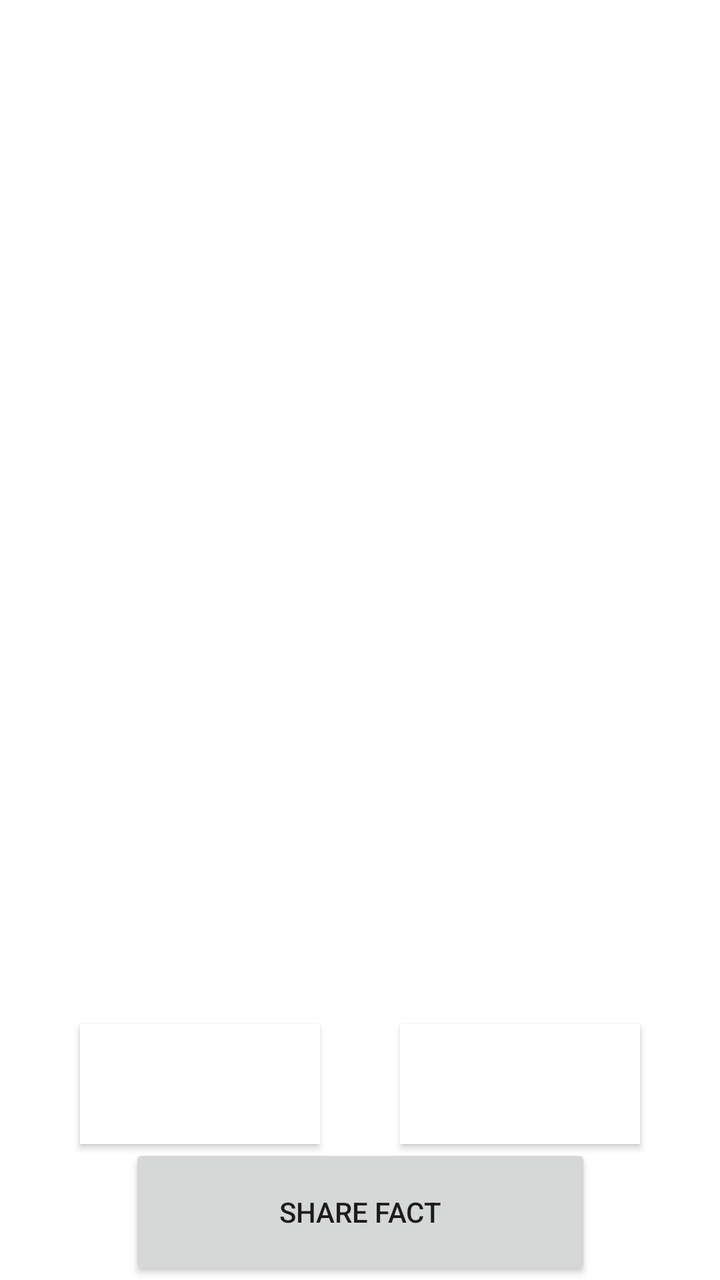
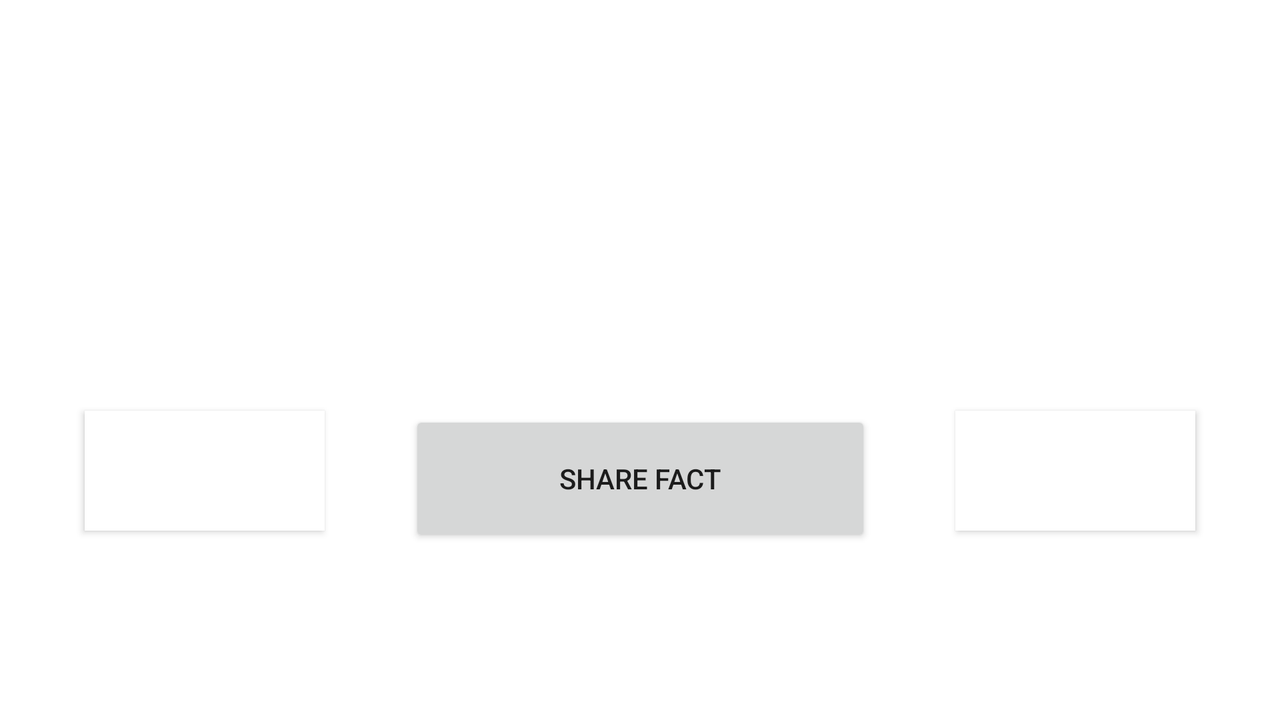

First picture: res/layout/ on a phone held upright. Second picture: the repository's own variant of that layout, on a device whose configuration matches the variant's folder. Source for both follows.
<!-- AndroidManifest.xml: application theme Theme.FactBook -->
<!-- res/layout/fragment_human.xml -->
<?xml version="1.0" encoding="utf-8"?>
<layout xmlns:android="http://schemas.android.com/apk/res/android"
    xmlns:app="http://schemas.android.com/apk/res-auto"
    xmlns:tools="http://schemas.android.com/tools"
    tools:context=".humanFragment">

    <androidx.constraintlayout.widget.ConstraintLayout
        style="@style/layoutForFragments"
        android:layout_width="match_parent"
        android:layout_height="match_parent">

        <TextView
            android:id="@+id/humanTextview"
            style="@style/layoutForFragments"
            android:layout_height="0dp"
            android:gravity="center"
            android:textSize="24sp"
            app:layout_constraintBottom_toTopOf="@+id/humanNext"
            app:layout_constraintEnd_toEndOf="parent"
            app:layout_constraintStart_toStartOf="parent"
            app:layout_constraintTop_toTopOf="parent"
            app:layout_constraintVertical_chainStyle="spread" />

        <Button
            android:id="@+id/humanPrevious"
            style="@style/PreviousNextButton"
            android:layout_width="120dp"
            android:layout_height="60dp"
            android:text="@string/previous_button"
            app:layout_constraintBottom_toBottomOf="@+id/humanNext"
            app:layout_constraintEnd_toEndOf="parent"
            app:layout_constraintStart_toEndOf="@+id/humanNext"
            app:layout_constraintTop_toTopOf="@+id/humanNext"
            app:layout_constraintVertical_bias="1.0" />

        <Button
            android:id="@+id/humanNext"
            style="@style/PreviousNextButton"
            android:layout_width="120dp"
            android:layout_height="60dp"
            android:text="@string/next_button"
            app:layout_constraintBottom_toTopOf="@+id/humanShare"
            app:layout_constraintEnd_toStartOf="@+id/humanPrevious"
            app:layout_constraintStart_toStartOf="parent"
            app:layout_constraintTop_toBottomOf="@+id/humanTextview" />

        <Button
            android:id="@+id/humanShare"
            style="@style/shareButton"
            android:layout_width="231dp"
            android:layout_height="68dp"
            android:text="@string/share_button"
            app:layout_constraintBottom_toBottomOf="parent"
            app:layout_constraintEnd_toEndOf="parent"
            app:layout_constraintHorizontal_bias="0.501"
            app:layout_constraintStart_toStartOf="parent"
            app:layout_constraintTop_toBottomOf="@+id/humanNext" />
    </androidx.constraintlayout.widget.ConstraintLayout>
</layout>
<!-- resources referenced by this layout -->
<resources>
  <string name="next_button">Next</string>
  <string name="previous_button">Prev</string>
  <string name="share_button">Share Fact</string>
  <style name="PreviousNextButton">
          <item name="android:layout_width">120dp</item>
          <item name="android:layout_height">60dp</item>
          <item name="android:background">@color/white</item>
          <item name="android:textColor">@color/white</item>
          <item name="android:textStyle">bold</item>
      </style>
  <style name="Theme.FactBook" parent="Theme.MaterialComponents.DayNight.DarkActionBar">
          
          <item name="colorPrimary">@color/purple_500</item>
          <item name="colorPrimaryVariant">@color/purple_700</item>
          <item name="colorOnPrimary">@color/white</item>
          
          <item name="colorSecondary">@color/teal_200</item>
          <item name="colorSecondaryVariant">@color/teal_700</item>
          <item name="colorOnSecondary">@color/black</item>
          
          <item name="android:statusBarColor" tools:targetApi="l">?attr/colorPrimaryVariant</item>
          
      </style>
</resources>
<!-- res/layout-land/fragment_human.xml (the author's variant of the layout above) -->
<!-- drawn on the phone turned sideways -->
<?xml version="1.0" encoding="utf-8"?>
<layout xmlns:android="http://schemas.android.com/apk/res/android"
    xmlns:app="http://schemas.android.com/apk/res-auto"
    xmlns:tools="http://schemas.android.com/tools"
    tools:context=".humanFragment">

    <androidx.constraintlayout.widget.ConstraintLayout
        style="@style/layoutForFragments"
        android:layout_width="match_parent"
        android:layout_height="match_parent">

        <TextView
            android:id="@+id/humanTextview"
            style="@style/layoutForFragments"
            android:layout_height="wrap_content"
            android:gravity="center"
            android:textSize="24sp"
            app:layout_constraintBottom_toTopOf="@+id/humanShare"
            app:layout_constraintEnd_toEndOf="parent"
            app:layout_constraintStart_toStartOf="parent"
            app:layout_constraintTop_toTopOf="parent" />

        <Button
            android:id="@+id/humanPrevious"
            style="@style/PreviousNextButton"
            android:layout_width="120dp"
            android:layout_height="60dp"
            android:text="@string/previous_button"
            app:layout_constraintBottom_toBottomOf="parent"
            app:layout_constraintEnd_toEndOf="parent"
            app:layout_constraintHorizontal_bias="0.5"
            app:layout_constraintStart_toEndOf="@+id/humanShare"
            app:layout_constraintTop_toTopOf="@+id/humanShare"
            app:layout_constraintVertical_bias="0.0" />

        <Button
            android:id="@+id/humanNext"
            style="@style/PreviousNextButton"
            android:layout_width="120dp"
            android:layout_height="60dp"
            android:text="@string/next_button"
            app:layout_constraintBottom_toBottomOf="parent"
            app:layout_constraintEnd_toStartOf="@+id/humanShare"
            app:layout_constraintHorizontal_bias="0.5"
            app:layout_constraintStart_toStartOf="parent"
            app:layout_constraintTop_toTopOf="@+id/humanShare"
            app:layout_constraintVertical_bias="0.0" />

        <Button
            android:id="@+id/humanShare"
            style="@style/shareButton"
            android:layout_width="231dp"
            android:layout_height="68dp"
            android:text="@string/share_button"
            app:layout_constraintBottom_toBottomOf="parent"
            app:layout_constraintEnd_toStartOf="@+id/humanPrevious"
            app:layout_constraintHorizontal_bias="0.5"
            app:layout_constraintStart_toEndOf="@+id/humanNext"
            app:layout_constraintTop_toBottomOf="@+id/humanTextview" />
    </androidx.constraintlayout.widget.ConstraintLayout>
</layout>
